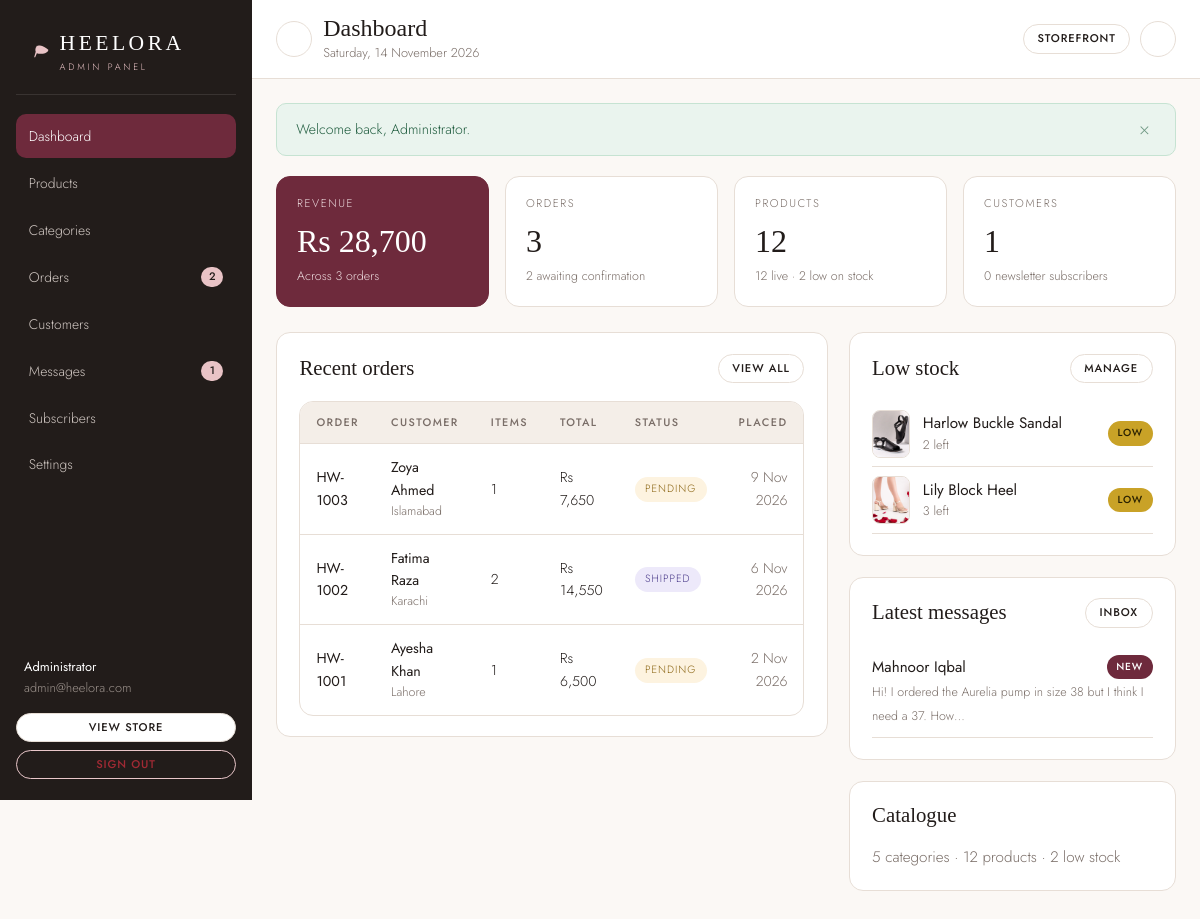
The page /admin/index.php (signed in) on the database its author committed.
### tables this page shows
CREATE TABLE orders (
    id             INTEGER PRIMARY KEY AUTOINCREMENT,
    order_number   TEXT NOT NULL UNIQUE,
    customer_id    INTEGER,
    name           TEXT NOT NULL,
    email          TEXT NOT NULL,
    phone          TEXT NOT NULL,
    address        TEXT NOT NULL,
    city           TEXT NOT NULL,
    postal_code    TEXT DEFAULT '',
    notes          TEXT DEFAULT '',
    subtotal       REAL NOT NULL DEFAULT 0,
    shipping       REAL NOT NULL DEFAULT 0,
    total          REAL NOT NULL DEFAULT 0,
    payment_method TEXT NOT NULL DEFAULT 'cod',
    status         TEXT NOT NULL DEFAULT 'pending',
    created_at     TEXT DEFAULT CURRENT_TIMESTAMP,
    FOREIGN KEY (customer_id) REFERENCES customers(id) ON DELETE SET NULL
);

CREATE TABLE products (
    id           INTEGER PRIMARY KEY AUTOINCREMENT,
    category_id  INTEGER,
    name         TEXT NOT NULL,
    slug         TEXT NOT NULL UNIQUE,
    tagline      TEXT DEFAULT '',
    description  TEXT DEFAULT '',
    price        REAL NOT NULL DEFAULT 0,
    sale_price   REAL,
    image        TEXT DEFAULT '',
    sizes        TEXT DEFAULT '36,37,38,39,40,41',
    colors       TEXT DEFAULT '',
    stock        INTEGER NOT NULL DEFAULT 0,
    badge        TEXT DEFAULT '',
    is_featured  INTEGER NOT NULL DEFAULT 0,
    is_active    INTEGER NOT NULL DEFAULT 1,
    created_at   TEXT DEFAULT CURRENT_TIMESTAMP,
    FOREIGN KEY (category_id) REFERENCES categories(id) ON DELETE SET NULL
);

CREATE TABLE messages (
    id         INTEGER PRIMARY KEY AUTOINCREMENT,
    name       TEXT NOT NULL,
    email      TEXT NOT NULL,
    subject    TEXT DEFAULT '',
    message    TEXT NOT NULL,
    is_read    INTEGER NOT NULL DEFAULT 0,
    created_at TEXT DEFAULT CURRENT_TIMESTAMP
);

### includes/db.php (called while the page is built, shortened)
<?php
function db(): PDO
{
    static $pdo = null;
    if ($pdo instanceof PDO) {
        return $pdo;
    }
    $pdo = new PDO('sqlite:' . DB_FILE, null, null, [
        PDO::ATTR_ERRMODE            => PDO::ERRMODE_EXCEPTION,
        PDO::ATTR_DEFAULT_FETCH_MODE => PDO::FETCH_ASSOC,
        PDO::ATTR_EMULATE_PREPARES   => false,
    ]);
    $pdo->exec('PRAGMA foreign_keys = ON');
    $pdo->exec('PRAGMA journal_mode = WAL');
    return $pdo;
}

### admin/includes/auth.php (called while the page is built, shortened)
<?php
function admin_user(): ?array
{
    $stmt = db()->prepare('SELECT * FROM admins WHERE id = ?');
    $stmt->execute([(int) $_SESSION['admin_id']]);
    $row = $stmt->fetch();
    return $row ?: null;
}
function require_admin(): array
{
    $admin = admin_user();
    return $admin;
}
function admin_url(string $path = ''): string
{
    return url('admin/' . ltrim($path, '/'));
}

### admin/index.php (the view, shortened to what this page needs)
<?php
require_once __DIR__ . '/includes/auth.php';
$admin = require_admin();
$pdo = db();
$totalProducts  = (int) $pdo->query('SELECT COUNT(*) FROM products')->fetchColumn();
$activeProducts = (int) $pdo->query('SELECT COUNT(*) FROM products WHERE is_active = 1')->fetchColumn();
$lowStockCount  = (int) $pdo->query('SELECT COUNT(*) FROM products WHERE stock <= ' . (int) LOW_STOCK_LIMIT)->fetchColumn();
$totalCategories = (int) $pdo->query('SELECT COUNT(*) FROM categories')->fetchColumn();
$totalOrders   = (int) $pdo->query('SELECT COUNT(*) FROM orders')->fetchColumn();
$pendingOrders = (int) $pdo->query("SELECT COUNT(*) FROM orders WHERE status = 'pending'")->fetchColumn();
$revenue       = (float) $pdo->query("SELECT COALESCE(SUM(total), 0) FROM orders WHERE status != 'cancelled'")->fetchColumn();
$totalCustomers  = (int) $pdo->query('SELECT COUNT(*) FROM customers')->fetchColumn();
$totalSubscribers = (int) $pdo->query('SELECT COUNT(*) FROM subscribers')->fetchColumn();
$recentOrders = $pdo->query(
    'SELECT o.*, (SELECT COUNT(*) FROM order_items i WHERE i.order_id = o.id) AS item_count
     FROM orders o ORDER BY o.id DESC LIMIT 6'
)->fetchAll();
$lowStock = $pdo->query(
    'SELECT * FROM products WHERE stock <= ' . (int) LOW_STOCK_LIMIT . ' ORDER BY stock ASC LIMIT 5'
)->fetchAll();
$recentMessages = $pdo->query('SELECT * FROM messages ORDER BY id DESC LIMIT 4')->fetchAll();
$admin_title  = 'Dashboard';
$admin_active = 'dashboard';
require __DIR__ . '/includes/header.php';
?>
<div class="stat-grid">
    <div class="stat-card stat-card--wine">
        <div class="stat-card__label">Revenue</div>
        <div class="stat-card__value"><?= e(money($revenue)) ?></div>
        <div class="stat-card__hint">Across <?= $totalOrders ?> <?= $totalOrders === 1 ? 'order' : 'orders' ?></div>
    </div>
    <div class="stat-card">
        <div class="stat-card__label">Orders</div>
        <div class="stat-card__value"><?= $totalOrders ?></div>
        <div class="stat-card__hint"><?= $pendingOrders ?> awaiting confirmation</div>
    </div>
    <div class="stat-card">
        <div class="stat-card__label">Products</div>
        <div class="stat-card__value"><?= $totalProducts ?></div>
        <div class="stat-card__hint"><?= $activeProducts ?> live · <?= $lowStockCount ?> low on stock</div>
    </div>
    <div class="stat-card">
        <div class="stat-card__label">Customers</div>
        <div class="stat-card__value"><?= $totalCustomers ?></div>
        <div class="stat-card__hint"><?= $totalSubscribers ?> newsletter subscribers</div>
    </div>
</div>
<div class="cols mt-3">
    <div class="admin-card">
        <div class="admin-card__head">
            <h2 class="admin-card__title">Recent orders</h2>
            <a class="btn btn--light btn--sm" href="<?= e(admin_url('orders.php')) ?>">View all</a>
        </div>
        <?php if (!$recentOrders): ?>
            <div class="empty"><p>No orders yet.</p></div>
        <?php else: ?>
            <div class="table-wrap">
                <table class="admin-table">
                    <thead>
                        <tr>
                            <th>Order</th>
                            <th>Customer</th>
                            <th>Items</th>
                            <th>Total</th>
                            <th>Status</th>
                            <th class="ta-right">Placed</th>
                        </tr>
                    </thead>
                    <tbody>
                        <?php foreach ($recentOrders as $order): ?>
                            <tr>
                                <td><a class="cell-strong" href="<?= e(admin_url('order-view.php?id=' . (int) $order['id'])) ?>"><?= e($order['order_number']) ?></a></td>
                                <td>
                                    <span class="cell-strong"><?= e($order['name']) ?></span>
                                    <span class="cell-sub" style="display:block"><?= e($order['city']) ?></span>
                                </td>
                                <td><?= (int) $order['item_count'] ?></td>
                                <td><?= e(money($order['total'])) ?></td>
                                <td><span class="status <?= e(status_class((string) $order['status'])) ?>"><?= e(ucfirst((string) $order['status'])) ?></span></td>
                                <td class="ta-right cell-sub"><?= e(format_date((string) $order['created_at'])) ?></td>
                            </tr>
                        <?php endforeach; ?>
                    </tbody>
                </table>
            </div>
        <?php endif; ?>
    </div>
    <div>
        <div class="admin-card">
            <div class="admin-card__head">
                <h2 class="admin-card__title">Low stock</h2>
                <a class="btn btn--light btn--sm" href="<?= e(admin_url('products.php')) ?>">Manage</a>
            </div>
            <?php if (!$lowStock): ?>
                <p class="text-muted mb-0">Every style is comfortably in stock.</p>
            <?php else: ?>
                <ul>
                    <?php foreach ($lowStock as $product): ?>
                        <li style="display:flex;align-items:center;gap:.8rem;padding:.55rem 0;border-bottom:1px solid var(--line)">
                            <img class="thumb" style="width:38px;height:48px" src="<?= e(product_image($product['image'])) ?>" alt="<?= e($product['name']) ?>">
                            <span style="flex:1;min-width:0">
                                <a class="cell-strong" href="<?= e(admin_url('product-edit.php?id=' . (int) $product['id'])) ?>"><?= e($product['name']) ?></a>
                                <span class="cell-sub" style="display:block"><?= (int) $product['stock'] ?> left</span>
                            </span>
                            <span class="badge badge--low"><?= (int) $product['stock'] > 0 ? 'Low' : 'Out' ?></span>
                        </li>
                    <?php endforeach; ?>
                </ul>
            <?php endif; ?>
        </div>
        <div class="admin-card">
            <div class="admin-card__head">
                <h2 class="admin-card__title">Latest messages</h2>
                <a class="btn btn--light btn--sm" href="<?= e(admin_url('messages.php')) ?>">Inbox</a>
            </div>
            <?php if (!$recentMessages): ?>
                <p class="text-muted mb-0">No messages yet.</p>
            <?php else: ?>
                <?php foreach ($recentMessages as $message): ?>
                    <div style="padding:.6rem 0;border-bottom:1px solid var(--line)">
                        <div style="display:flex;justify-content:space-between;gap:.6rem">
                            <span class="cell-strong"><?= e($message['name']) ?></span>
                            <?php if (!(int) $message['is_read']): ?><span class="badge badge--sale">New</span><?php endif; ?>
                        </div>
                        <span class="cell-sub"><?= e(excerpt((string) $message['message'], 70)) ?></span>
                    </div>
                <?php endforeach; ?>
            <?php endif; ?>
        </div>
        <div class="admin-card mb-0">
            <div class="admin-card__head"><h2 class="admin-card__title">Catalogue</h2></div>
            <p class="text-muted mb-0"><?= $totalCategories ?> categories · <?= $totalProducts ?> products · <?= $lowStockCount ?> low stock</p>
        </div>
    </div>
</div>
<?php require __DIR__ . '/includes/footer.php'; ?>

### admin/includes/header.php (shortened to what this page needs)
<?php
$admin_title  = $admin_title ?? 'Dashboard';
$admin_active = $admin_active ?? 'dashboard';
$admin        = $admin ?? admin_user();
$pendingCount = (int) db()->query("SELECT COUNT(*) FROM orders WHERE status = 'pending'")->fetchColumn();
$unreadCount  = (int) db()->query('SELECT COUNT(*) FROM messages WHERE is_read = 0')->fetchColumn();
$adminNav = [
    ['label' => 'Dashboard',   'href' => 'index.php',       'key' => 'dashboard',  'icon' => 'grid'],
    ['label' => 'Products',    'href' => 'products.php',    'key' => 'products',   'icon' => 'box'],
    ['label' => 'Categories',  'href' => 'categories.php',  'key' => 'categories', 'icon' => 'layers'],
    ['label' => 'Orders',      'href' => 'orders.php',      'key' => 'orders',     'icon' => 'receipt', 'count' => $pendingCount],
    ['label' => 'Customers',   'href' => 'customers.php',   'key' => 'customers',  'icon' => 'users'],
    ['label' => 'Messages',    'href' => 'messages.php',    'key' => 'messages',   'icon' => 'mail', 'count' => $unreadCount],
    ['label' => 'Subscribers', 'href' => 'subscribers.php', 'key' => 'subscribers','icon' => 'sparkle'],
    ['label' => 'Settings',    'href' => 'settings.php',    'key' => 'settings',   'icon' => 'shield'],
];
?>
<!DOCTYPE html>
<html lang="en">
<head>
    <link rel="stylesheet" href="<?= e(asset('css/admin.css')) ?>">
</head>
<body>
<div class="admin-body">
    <aside class="admin-sidebar" data-admin-sidebar>
        <div class="admin-brand">
            <span><?= heel_glyph() ?></span>
            <span>
                <span class="admin-brand__name">HEELORA</span>
                <span class="admin-brand__sub">Admin panel</span>
            </span>
        </div>
        <nav class="admin-nav" aria-label="Admin">
            <?php foreach ($adminNav as $item): ?>
                <a href="<?= e(admin_url($item['href'])) ?>" class="<?= $admin_active === $item['key'] ? 'is-active' : '' ?>">
                    <span><?= e($item['label']) ?></span>
                    <?php if (!empty($item['count'])): ?>
                        <span class="admin-nav__count"><?= (int) $item['count'] ?></span>
                    <?php endif; ?>
                </a>
            <?php endforeach; ?>
        </nav>
        <div class="admin-sidebar__foot">
            <div class="admin-sidebar__user">
                <strong><?= e($admin['name'] ?? 'Administrator') ?></strong>
                <?= e($admin['email'] ?? '') ?>
            </div>
            <a class="btn btn--light btn--sm" href="<?= e(url('index.php')) ?>" target="_blank" rel="noopener"><?= icon('external') ?> View store</a>
            <a class="btn btn--danger btn--sm" href="<?= e(admin_url('logout.php')) ?>"><?= icon('logout') ?> Sign out</a>
        </div>
    </aside>
    <div class="admin-main">
        <header class="admin-topbar">
            <div style="display:flex;align-items:center;gap:.7rem">
                <button class="icon-btn admin-menu-btn" type="button" data-admin-menu aria-label="Open menu"><?= icon('menu') ?></button>
                <div>
                    <h1 class="admin-topbar__title"><?= e($admin_title) ?></h1>
                    <p class="admin-topbar__sub mb-0"><?= e(date('l, j F Y')) ?></p>
                </div>
            </div>
            <div class="admin-topbar__actions">
                <a class="btn btn--light btn--sm" href="<?= e(url('index.php')) ?>" target="_blank" rel="noopener">Storefront <?= icon('external') ?></a>
                <a class="icon-btn" href="<?= e(admin_url('logout.php')) ?>" aria-label="Sign out"><?= icon('logout') ?></a>
            </div>
        </header>
        <div class="admin-content">
            <?= flash_render() ?>

### rows shown on the page
orders: order_number "HW-1003", name "Zoya Ahmed", city "Islamabad", item_count "1", total "Rs 7,650", status "PENDING", created_at "9 Nov 2026"
orders: order_number "HW-1002", name "Fatima Raza", city "Karachi", item_count "2", total "Rs 14,550", status "SHIPPED", created_at "6 Nov 2026"
orders: order_number "HW-1001", name "Ayesha Khan", city "Lahore", item_count "1", total "Rs 6,500", status "PENDING", created_at "2 Nov 2026"
products: image (picture), name "Harlow Buckle Sandal", stock "2", shows "LOW"
products: image (picture), name "Lily Block Heel", stock "3", shows "LOW"
messages: name "Mahnoor Iqbal", is_read "NEW", message "Hi! I ordered the Aurelia pump in size 38 but I think I need a 37. How…"

### other values the page prints
$item['label'] "Dashboard"
$item['label'] "Products"
$item['label'] "Categories"
$item['label'] "Orders"
$item['count'] "2"
$item['label'] "Customers"
$item['label'] "Messages"
$item['count'] "1"
$item['label'] "Subscribers"
$item['label'] "Settings"
$admin['name'] "Administrator"
$admin['email'] "admin@heelora.com"
$admin_title "Dashboard"
$message "Welcome back, Administrator."
money($revenue) "Rs 28,700"
